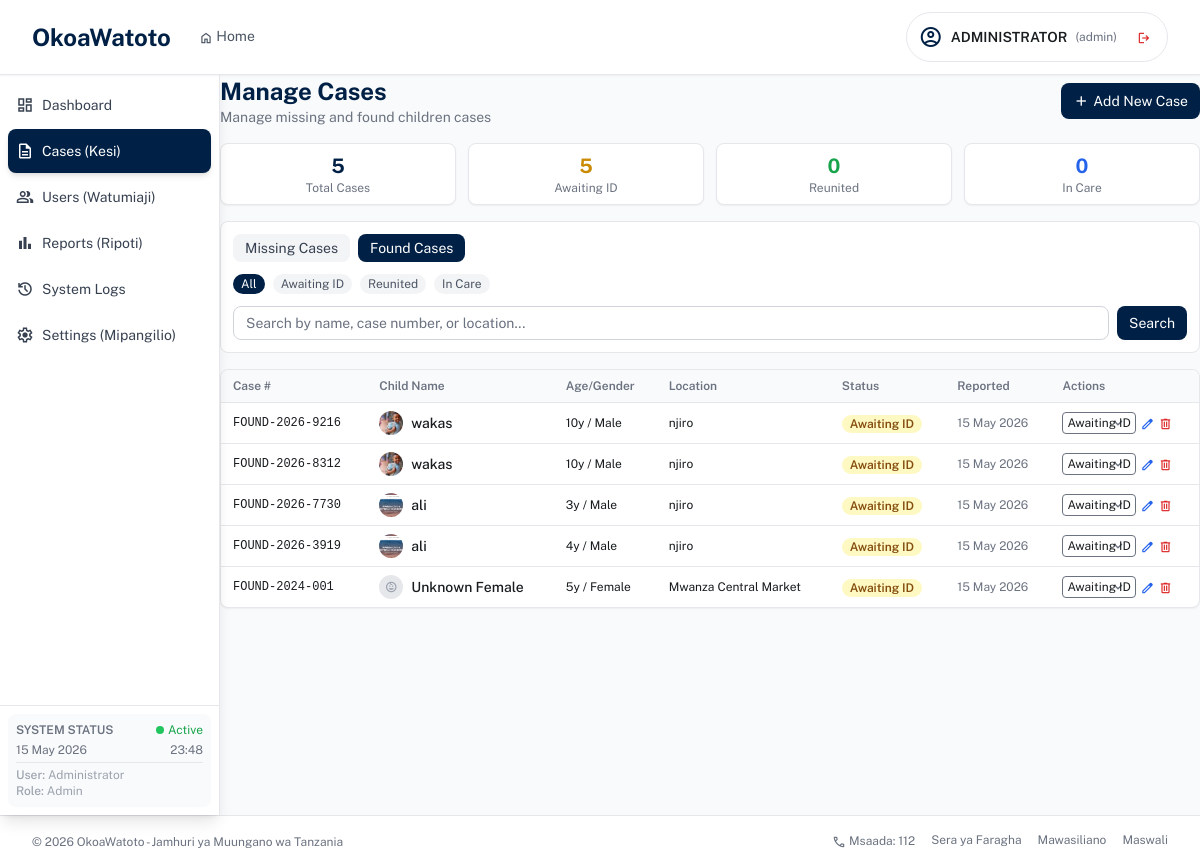
The app's page /admin/cases.php?type=found&status=all (signed in) with its own data.
### tables this page shows
CREATE TABLE `found_reports` (
  `id` int(11) NOT NULL,
  `case_number` varchar(50) NOT NULL,
  `found_child_name` varchar(100) DEFAULT NULL,
  `approximate_age` int(11) DEFAULT NULL,
  `gender` enum('Male','Female','Other') DEFAULT NULL,
  `description` text DEFAULT NULL,
  `health_status` enum('Safe','Injured','In Danger','Sick') DEFAULT 'Safe',
  `found_location` varchar(255) DEFAULT NULL,
  `region_id` int(11) DEFAULT NULL,
  `district_id` int(11) DEFAULT NULL,
  `ward_id` int(11) DEFAULT NULL,
  `found_date` datetime DEFAULT NULL,
  `specific_address` text DEFAULT NULL,
  `latitude` decimal(10,8) DEFAULT NULL,
  `longitude` decimal(11,8) DEFAULT NULL,
  `photo` varchar(255) DEFAULT NULL,
  `additional_photos` text DEFAULT NULL,
  `finder_name` varchar(100) DEFAULT NULL,
  `finder_phone` varchar(20) DEFAULT NULL,
  `finder_email` varchar(100) DEFAULT NULL,
  `finder_type` enum('Police','Civilian','Social Worker','Medical Staff','Other') DEFAULT NULL,
  `finder_id` int(11) DEFAULT NULL,
  `current_location` varchar(255) DEFAULT NULL,
  `current_care_location_id` int(11) DEFAULT NULL,
  `matched_to_case_id` int(11) DEFAULT NULL,
  `status` enum('Awaiting ID','Reunited','In Care','Transferred') DEFAULT 'Awaiting ID',
  `reunification_date` date DEFAULT NULL,
  `created_at` timestamp NOT NULL DEFAULT current_timestamp(),
  `updated_at` timestamp NOT NULL DEFAULT current_timestamp() ON UPDATE current_timestamp()
);

### admin/cases.php (the view, shortened to what the rows shown need)
<?php
require_once '../config/database.php';
require_once 'includes/admin-header.php';
$status_filter = $_GET['status'] ?? 'all';
$type_filter = $_GET['type'] ?? 'missing';
$search_query = $_GET['search'] ?? '';
$page = isset($_GET['page']) ? (int)$_GET['page'] : 1;
$per_page = 10;
$offset = ($page - 1) * $per_page;
if ($type_filter == 'missing') {
    $count_sql = "SELECT COUNT(*) as total FROM children_reports WHERE 1=1";
    $data_sql = "SELECT cr.*,
                        r.region_name,
                        d.district_name,
                        ps.station_name as police_station
                 FROM children_reports cr
                 LEFT JOIN regions r ON cr.region_id = r.id
                 LEFT JOIN districts d ON cr.district_id = d.id
                 LEFT JOIN police_stations ps ON cr.police_station_id = ps.id
                 WHERE 1=1";
    $params = [];
    if ($status_filter !== 'all') {
        $count_sql .= " AND status = ?";
        $data_sql .= " AND cr.status = ?";
        $params[] = $status_filter;
    }
    if (!empty($search_query)) {
        $count_sql .= " AND (child_name LIKE ? OR case_number LIKE ? OR last_seen_location LIKE ?)";
        $data_sql .= " AND (cr.child_name LIKE ? OR cr.case_number LIKE ? OR cr.last_seen_location LIKE ?)";
        $search_term = "%$search_query%";
        $params[] = $search_term;
        $params[] = $search_term;
        $params[] = $search_term;
    }
    $stmt = $pdo->prepare($count_sql);
    $stmt->execute($params);
    $total_records = $stmt->fetch()['total'];
    $total_pages = ceil($total_records / $per_page);
    $data_sql .= " ORDER BY cr.created_at DESC LIMIT " . (int)$per_page . " OFFSET " . (int)$offset;
    $stmt = $pdo->prepare($data_sql);
    $stmt->execute($params);
    $cases = $stmt->fetchAll();
    $stmt_total = $pdo->query("SELECT COUNT(*) as total FROM children_reports");
    $total_all = $stmt_total->fetch()['total'];
    $stmt_missing = $pdo->query("SELECT COUNT(*) as total FROM children_reports WHERE status = 'Missing'");
    $total_missing = $stmt_missing->fetch()['total'];
    $stmt_found = $pdo->query("SELECT COUNT(*) as total FROM children_reports WHERE status = 'Found'");
    $total_found = $stmt_found->fetch()['total'];
    $stmt_reunited = $pdo->query("SELECT COUNT(*) as total FROM children_reports WHERE status = 'Reunited'");
    $total_reunited = $stmt_reunited->fetch()['total'];
} else {
    $data_sql = "SELECT fr.*,
                        r.region_name,
                        d.district_name
                 FROM found_reports fr
                 LEFT JOIN regions r ON fr.region_id = r.id
                 LEFT JOIN districts d ON fr.district_id = d.id
                 WHERE 1=1";
    $params = [];
    $data_sql .= " ORDER BY fr.created_at DESC LIMIT " . (int)$per_page . " OFFSET " . (int)$offset;
    $stmt = $pdo->prepare($data_sql);
    $stmt->execute($params);
    $cases = $stmt->fetchAll();
}
require_once 'includes/admin-sidebar.php';
?>
<div class="mb-4">
    <div class="flex flex-col md:flex-row justify-between items-start md:items-center gap-3">
        <div>
            <h1 class="text-xl md:text-2xl font-bold text-primary">Manage Cases</h1>
        </div>
    </div>
</div>
<div class="bg-white rounded-lg border border-gray-200 overflow-hidden shadow-sm">
    <div class="overflow-x-auto">
        <table class="w-full text-sm">
            <thead class="bg-gray-50 border-b border-gray-200">
                <tr>
                    <th class="px-3 py-2 text-left text-xs font-semibold text-gray-500">Case #</th>
                    <th class="px-3 py-2 text-left text-xs font-semibold text-gray-500">Child Name</th>
                    <th class="px-3 py-2 text-left text-xs font-semibold text-gray-500">Age/Gender</th>
                    <th class="px-3 py-2 text-left text-xs font-semibold text-gray-500">Location</th>
                    <th class="px-3 py-2 text-left text-xs font-semibold text-gray-500">Status</th>
                    <th class="px-3 py-2 text-left text-xs font-semibold text-gray-500">Reported</th>
                    <th class="px-3 py-2 text-left text-xs font-semibold text-gray-500">Actions</th>
                </tr>
            </thead>
            <tbody class="divide-y divide-gray-200">
                <?php if(empty($cases)): ?>
                <tr>
                    <td colspan="7" class="px-3 py-6 text-center text-gray-500 text-sm">No cases found</td>
                </tr>
                <?php else: ?>
                    <?php foreach($cases as $case): ?>
                    <tr class="hover:bg-gray-50 transition-colors">
                        <td class="px-3 py-2 text-xs font-mono font-medium"><?php echo htmlspecialchars($case['case_number']); ?></td>
                        <td class="px-3 py-2">
                            <div class="flex items-center gap-2">
                                <div class="w-6 h-6 rounded-full bg-gray-200 flex items-center justify-center overflow-hidden">
                                    <?php if(($type_filter == 'missing' || $type_filter == 'found') && !empty($case['photo']) && file_exists('../assets/uploads/' . $case['photo'])): ?>
                                        <img src="../assets/uploads/<?php echo $case['photo']; ?>" class="w-full h-full object-cover">
                                    <?php else: ?>
                                        <span class="material-symbols-outlined text-gray-400 text-sm">child_care</span>
                                    <?php endif; ?>
                                </div>
                                <span class="font-medium text-sm">
                                    <?php echo htmlspecialchars($type_filter == 'missing' ? ($case['child_name'] ?? 'Unknown') : ($case['found_child_name'] ?? 'Unknown')); ?>
                                </span>
                            </div>
                        </td>
                        <td class="px-3 py-2 text-xs">
                            <?php
                            if($type_filter == 'missing') {
                                echo $case['age'] . 'y / ' . $case['gender'];
                            } else {
                                echo ($case['approximate_age'] ?? '?') . 'y / ' . ($case['gender'] ?? '?');
                            }
                            ?>
                        </td>
                        <td class="px-3 py-2 text-xs">
                            <?php echo htmlspecialchars($type_filter == 'missing' ? ($case['last_seen_location'] ?? 'Unknown') : ($case['found_location'] ?? 'Unknown')); ?>
                        </td>
                        <td class="px-3 py-2">
                            <?php
                            $status = $type_filter == 'missing' ? $case['status'] : $case['status'];
                            $status_color = match($status) {
                                'Missing' => 'bg-red-100 text-red-800',
                                'Found' => 'bg-yellow-100 text-yellow-800',
                                'Reunited' => 'bg-green-100 text-green-800',
                                'Awaiting ID' => 'bg-yellow-100 text-yellow-800',
                                'In Care' => 'bg-blue-100 text-blue-800',
                                default => 'bg-gray-100 text-gray-800'
                            };
                            ?>
                            <span class="px-2 py-0.5 rounded-full text-xs font-semibold <?php echo $status_color; ?>"><?php echo $status; ?></span>
                        </td>
                        <td class="px-3 py-2 text-xs text-gray-500"><?php echo date('d M Y', strtotime($case['created_at'])); ?></td>
                        <td class="px-3 py-2">
                            <div class="flex items-center gap-1">
                                <form method="POST" class="inline status-form">
                                    <select name="status" onchange="this.form.submit()" class="text-xs border rounded px-1 py-0.5 focus:ring-2 focus:ring-primary">
                                        <?php if($type_filter == 'missing'): ?>
                                            <option value="Missing" <?php echo $case['status'] == 'Missing' ? 'selected' : ''; ?>>Missing</option>
                                            <option value="Found" <?php echo $case['status'] == 'Found' ? 'selected' : ''; ?>>Found</option>
                                            <option value="Reunited" <?php echo $case['status'] == 'Reunited' ? 'selected' : ''; ?>>Reunited</option>
                                        <?php else: ?>
                                            <option value="Awaiting ID" <?php echo $case['status'] == 'Awaiting ID' ? 'selected' : ''; ?>>Awaiting ID</option>
                                        <?php endif; ?>
                                    </select>
                                </form>
                                <a href="edit-case.php?id=<?php echo $case['id']; ?>&type=<?php echo $type_filter; ?>" class="text-blue-600 hover:text-blue-800">
                                    <span class="material-symbols-outlined text-sm">edit</span>
                                </a>
                                <a href="?delete=<?php echo $case['id']; ?>&type=<?php echo $type_filter; ?>" class="text-red-600 hover:text-red-800 delete-case" data-case-number="<?php echo $case['case_number']; ?>">
                                    <span class="material-symbols-outlined text-sm">delete</span>
                                </a>
                            </div>
                        </td>
                    </tr>
                    <?php endforeach; ?>
                <?php endif; ?>
            </tbody>
        </table>
    </div>
</div>
<?php require_once 'includes/admin-footer.php'; ?>

### records on screen
found_reports: case_number "FOUND-2026-9216", photo (picture), found_child_name "wakas", approximate_age "10", gender "Male", found_location "njiro", status "Awaiting ID", created_at "15 May 2026"
found_reports: case_number "FOUND-2026-8312", photo (picture), found_child_name "wakas", approximate_age "10", gender "Male", found_location "njiro", status "Awaiting ID", created_at "15 May 2026"
found_reports: case_number "FOUND-2026-7730", photo (picture), found_child_name "ali", approximate_age "3", gender "Male", found_location "njiro", status "Awaiting ID", created_at "15 May 2026"
found_reports: case_number "FOUND-2026-3919", photo (picture), found_child_name "ali", approximate_age "4", gender "Male", found_location "njiro", status "Awaiting ID", created_at "15 May 2026"
found_reports: case_number "FOUND-2024-001", found_child_name "Unknown Female", approximate_age "5", gender "Female", found_location "Mwanza Central Market", status "Awaiting ID", created_at "15 May 2026"

### other values on screen
$_SESSION['user_name'] "ADMINISTRATOR"
$_SESSION['user_role'] "admin"
$_SESSION['user_name'] "Administrator"
$_SESSION['user_role'] "Admin"
$total_all "5"
$total_awaiting "5"
$total_reunited_found "0"
$total_all - $total_awaiting - $total_reunited_found "0"
